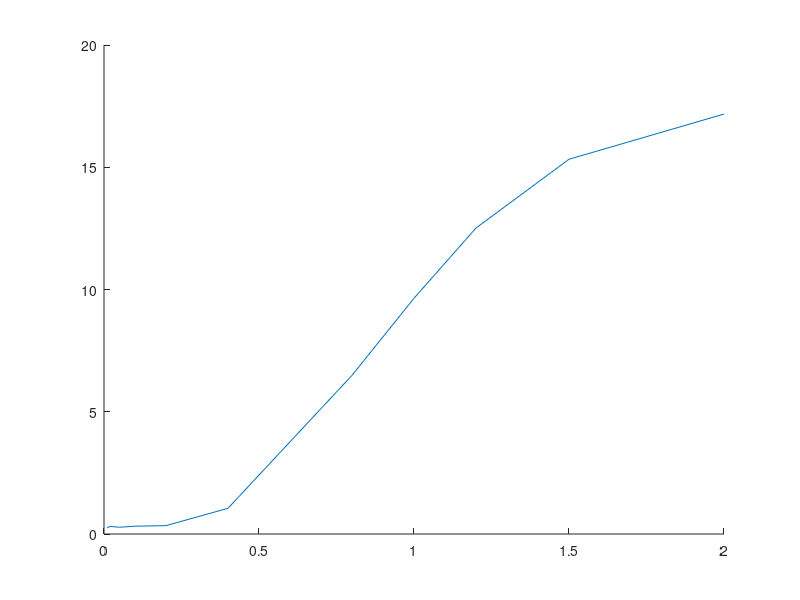

Write the MATLAB code that produced this figure. (Note: this script raises an error after producing the figure.)
clear all;
close all;

miu_f = @(x) floor(x*5);

N = 100;
Uk = [];
Xk = [];


for i=1:N
    u = rand()+rand()-1;
    z = 2*rand()-1; 
    %z = rand()/2-0.25;
    Uk(i) = miu_f(u) + z;
    Xk(i) = u;
end

grid = -1:0.01:1;

% real plot
real_y = [];
for u=grid
    real_y(end+1) = miu_f(u);
end
%plot(grid,real_y,'.', 'MarkerSize',20);
hold on;
%%%%%

%plot(Yk,Uk,'.');
UU = [Xk;Uk];
%plot(UU(1,:),UU(2,:),'.')



%%%%%%%%% KERNEL
%h = 0.05;
H = [0.01,0.02,0.05,0.1,0.2,0.4,0.8,1,1.2,1.5,2];
mse = [];
for h=H
    new_miu = [];
    u_kernel = [];
    for u=grid
        u_kernel = [];
        for i=1:N
            if UU(1,i) < u+h & UU(1,i) > u-h
                u_kernel(end+1) = UU(2,i); 
            end      
        end
        new_miu(end+1) = sum(u_kernel)/length(u_kernel);
    end

    %plot(grid,new_miu,'.');


    %MSE
    mse(end+1) = 0;
    y_tmp = 0;
    for i=1:length(grid)
        if not(isnan( power((real_y(i)-new_miu(i)), 2) ))
            mse(end) = mse(end) + power((real_y(i)-new_miu(i)), 2);
        end
    end
    mse(end) = mse(end)/N;
end


plot(H, mse, '-');

%%%%%%%%%%%%%%%%%%%%%%%



S_all = [1,2,5,8,13];

mse = [];

for S=S_all

    a_est = [];
    for s=1:S
        a_est(s) = 0;    
        for i=1:N
            a_est(s) = a_est(s) + func(s, Xk(i) );
        end
        a_est(s) = a_est(s)/N;

    end

    b_est = [];
    for s=1:S
        b_est(s) = 0;   

        for i=1:N
            b_est(s) = b_est(s) + Uk(i)*func(s, Xk(i) );
        end
        b_est(s) = b_est(s)/N;

    end





    x_final = [];
    y_final = [];
    a_num = 1;
    b_num = 1;
    tmp_y = 0;
    numerator = 0;
    denominator= 0;
    for x_arg = grid

        b_num = 1;
        numerator = 0;
        for b = b_est
            numerator = numerator + b*func(b_num,x_arg);
            b_num = b_num +1;
        end

        a_num = 1;
        denominator = 0;
        for a = a_est
            denominator = denominator + a*func(a_num,x_arg);
            a_num = a_num +1;
        end

        y_final(end+1) = numerator/denominator;
    end
    
    
    
    %MSE
    mse(end+1) = 0;
    for i=1:length(grid)
        if not(isnan( power((real_y(i)-y_final(i)), 2) ))
            mse(end) = mse(end) + power((real_y(i)-y_final(i)), 2);
        end
    end
    mse(end) = mse(end)/N;
    
    %plot(grid,y_final,'.', 'MarkerSize',20);

end

%figure
%plot(S_all, mse, '*-');




